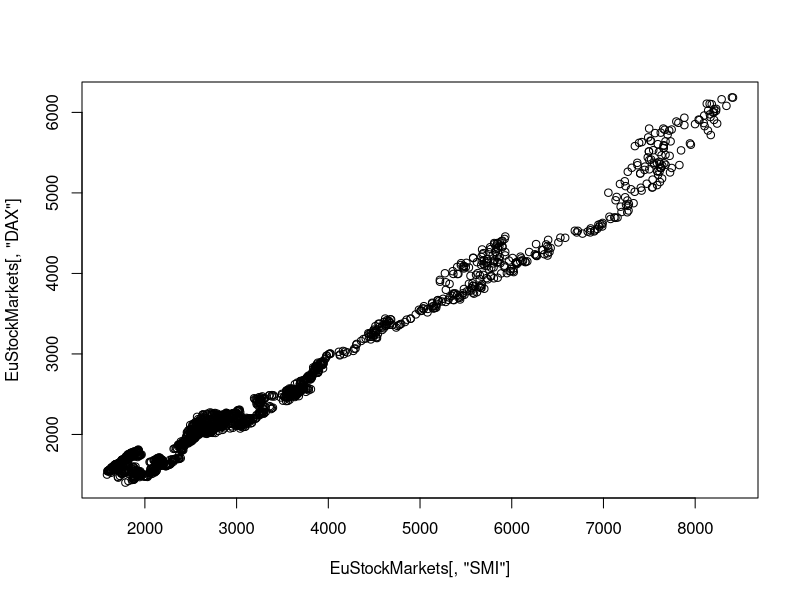
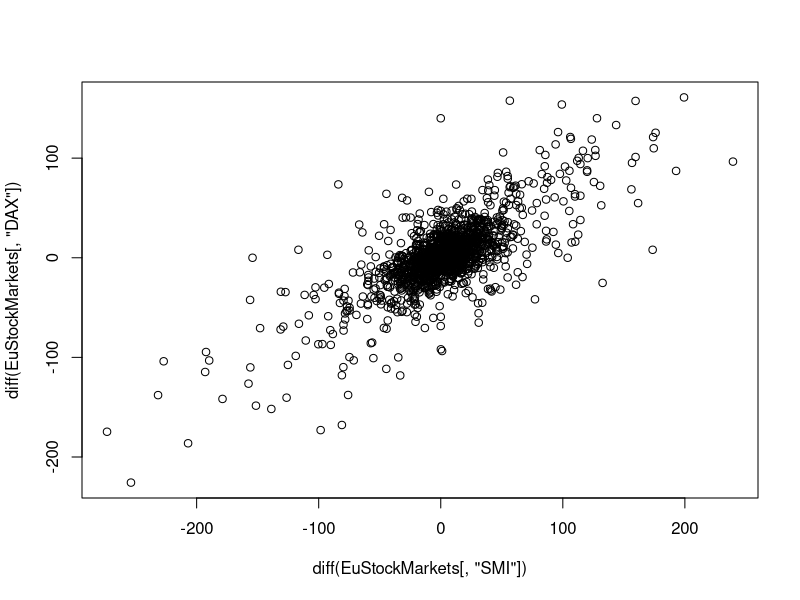
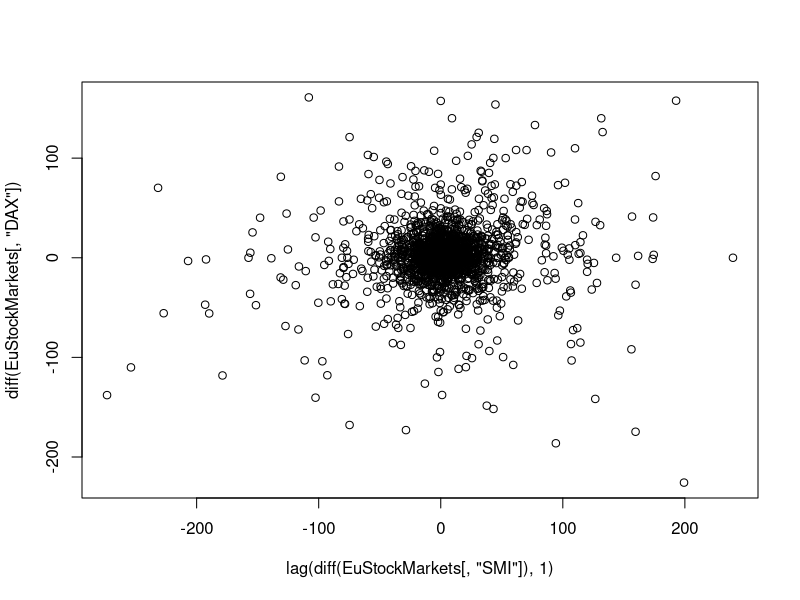

Write the R code that produced these figures, in order.
# 原系列の散布図
plot(EuStockMarkets[,"SMI"],EuStockMarkets[,"DAX"])

# 差分の散布図
plot(diff(EuStockMarkets[,"SMI"]),diff(EuStockMarkets[,"DAX"]))

# 1ラグ前の差分SMIとラグがない差分DAXの散布図
plot(lag(diff(EuStockMarkets[,"SMI"]),1),diff(EuStockMarkets[,"DAX"]))